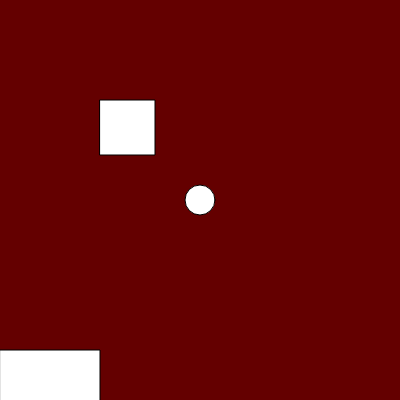
Frame 1 (no input)
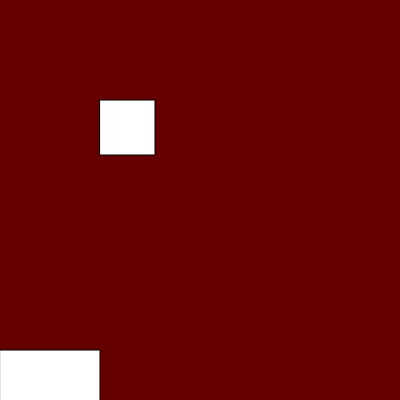
Frame 60 (no input)
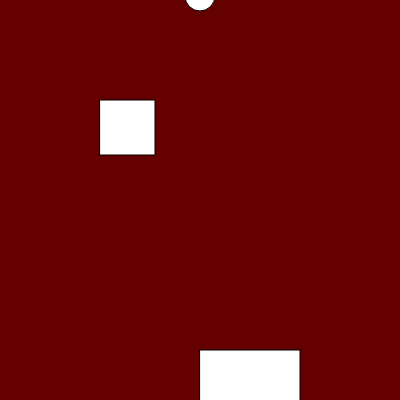
Frame 120 (the mouse pressed at the canvas centre since frame 60)

The p5.js sketch that drew these frames (run headless with seeded random() and noise() and a simulated clock; from frame 60 on, the mouse is pressed at the canvas centre):

// p5.js sketch
// ── sketch.js
var toyx=200;
var toyy=200;
var shrekx=100;
var shreky=100;

function setup() {
  createCanvas(400, 400);
  noCursor();
}

function draw() {
  background(100,0,0,);
rect(mouseX, 350, 100, 55);  
  ellipse(toyx, toyy, 30, 30);
 toyy =toyy-6;
  //shrek
 rect(shrekx, shreky, 55, 55);
 if(toyx>shrekx &&toyx<shrekx+100 && toyy>shreky && toyy<shreky+50) {
  shrekx=random(300)
  shreky=random(300)
   
 }
  
  
  
  
  
  
  
  
  
  
  
}

function mousePressed(){
toyx=mouseX
toyy=350;

    
} 
